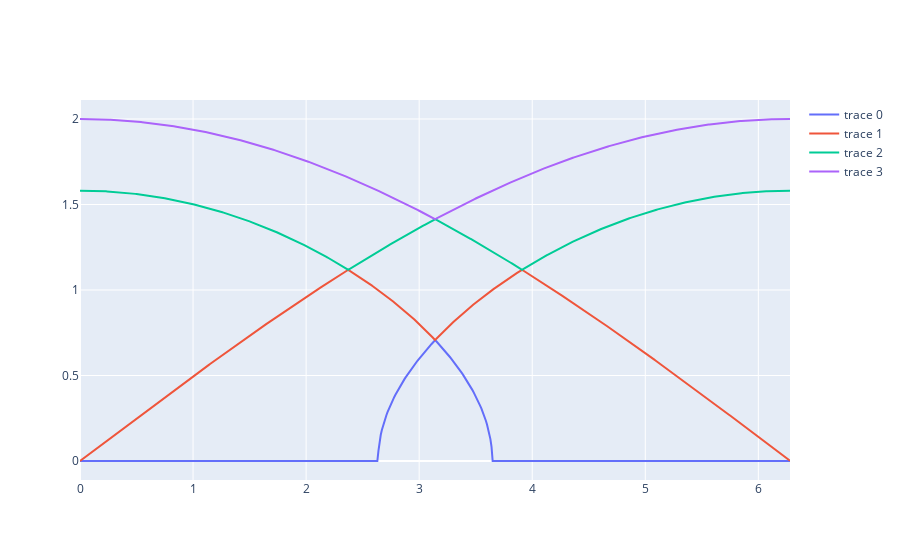

The notebook cell saved with this chart:
### Markdown cell above
# inertial frame bulk only

### Code cell
import numpy as np
from mlat.const import dirac


k1 = 1.
k2 = 1.
m1 = 1.
m2 = 1.
qs = np.arange(0, 2 * np.pi, 0.01)

M = np.diag([m1, m1, m2, m2])
iM = np.linalg.inv(M)

i = np.eye(2)
r = dirac(2)
r11 = r.ket(0) * r.bra(0)
r22 = r.ket(1) * r.bra(1)



evals_all = []
evecs_all = []
for q in qs: 
    Q = np.exp(1.j * q)
    # H = np.vstack([
    #     np.hstack([(k1 + k2) * i, -(k1 + k2 * Q.conj()) * i]),
    #     np.hstack([-(k1 + k2 * Q) * i, (k1 + k2) * i]),
    # ])
    H = np.vstack([
        np.hstack([(k1 + k2) * r11 + 1/4 * (k1 + k2) * r22, -(k1 + k2 * Q.conj()) * i]),
        np.hstack([-(k1 + k2 * Q) * i, (k1 + k2) * r11 + 1/4 * (k1 + k2) * r22]),
    ])
    evals, evecs = np.linalg.eig(iM.dot(H))
    idcs = np.argsort(evals)
    evals, evecs = evals[idcs], evecs[idcs]
    evals_all.append(evals)
    evecs_all.append(evecs)
evals_all = np.array(evals_all)
evecs_all = np.array(evecs_all)

# Plot
import plotly.graph_objects as go


fig = go.Figure(data=[go.Scatter(x=qs, y=np.sqrt(evals_all[:, i]).real) for i in [0, 1, 2, 3]])
# fig = go.Figure(data=[go.Scatter(x=qs, y=np.sqrt(evals_all[:, i]).real) for i in [0, 1]])
fig.show()

# from plotly.subplots import make_subplots


# fig = make_subplots(rows=len(qs), cols=4)
# for i, q in enumerate(qs):
#     for j in range(4):
#         fig.add_trace(
#             go.Scatter(x=evecs_all[i, j, ::2].real, y=evecs_all[i, j, 1::2].real),
#             row=i+1, col=j+1
#             # title=f"mode: {j}, q: {q}"
#         )
# fig.show()

### Figure 1 — Plotly figure (JSON) as saved in the notebook; plotly's stock layout.template omitted (floating-point values rounded to 4 significant figures; data arrays with more than 128 entries replaced by an {"elided": "..."} marker saying what was removed)
{"data": [{"type": "scatter", "x": {"elided": "629 float values"}, "y": {"elided": "629 float values"}}, {"type": "scatter", "x": {"elided": "629 float values"}, "y": {"elided": "629 float values"}}, {"type": "scatter", "x": {"elided": "629 float values"}, "y": {"elided": "629 float values"}}, {"type": "scatter", "x": {"elided": "629 float values"}, "y": {"elided": "629 float values"}}], "layout": {}}
